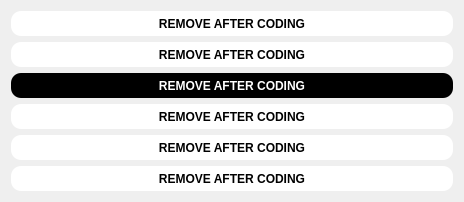
          <widget class="QWidget" name="scrollAreaWidgetContents_2">
           <property name="geometry">
            <rect>
             <x>0</x>
             <y>0</y>
             <width>464</width>
             <height>198</height>
            </rect>
           </property>
           <layout class="QVBoxLayout" name="verticalLayout_4">
            <item>
             <widget class="QPushButton" name="pushButton_6">
              <property name="minimumSize">
               <size>
                <width>433</width>
                <height>25</height>
               </size>
              </property>
              <property name="font">
               <font>
                <pointsize>9</pointsize>
                <weight>75</weight>
                <bold>true</bold>
               </font>
              </property>
              <property name="cursor">
               <cursorShape>PointingHandCursor</cursorShape>
              </property>
              <property name="styleSheet">
               <string notr="true">QPushButton::hover{
background-color: rgb(0, 0, 0);
color: rgb(255, 255, 255);
}

QPushButton {
background-color: rgb(255, 255, 255);
border-top-left-radius : 10px;
border-top-right-radius : 10px; 
border-bottom-left-radius : 10px; 
border-bottom-right-radius : 10px;
}</string>
              </property>
              <property name="text">
               <string>REMOVE AFTER CODING</string>
              </property>
             </widget>
            </item>
            <item>
             <widget class="QPushButton" name="pushButton_9">
              <property name="minimumSize">
               <size>
                <width>433</width>
                <height>25</height>
               </size>
              </property>
              <property name="font">
               <font>
                <pointsize>9</pointsize>
                <weight>75</weight>
                <bold>true</bold>
               </font>
              </property>
              <property name="cursor">
               <cursorShape>PointingHandCursor</cursorShape>
              </property>
              <property name="styleSheet">
               <string notr="true">background-color: rgb(255, 255, 255);
border-top-left-radius : 10px;
border-top-right-radius : 10px; 
border-bottom-left-radius : 10px; 
border-bottom-right-radius : 10px;</string>
              </property>
              <property name="text">
               <string>REMOVE AFTER CODING</string>
              </property>
             </widget>
            </item>
            <item>
             <widget class="QPushButton" name="pushButton_12">
              <property name="minimumSize">
               <size>
                <width>433</width>
                <height>25</height>
               </size>
              </property>
              <property name="font">
               <font>
                <pointsize>9</pointsize>
                <weight>75</weight>
                <bold>true</bold>
               </font>
              </property>
              <property name="cursor">
               <cursorShape>PointingHandCursor</cursorShape>
              </property>
              <property name="styleSheet">
               <string notr="true">color: rgb(255, 255, 255);
background-color: rgb(0, 0, 0);
border-top-left-radius : 10px;
border-top-right-radius : 10px; 
border-bottom-left-radius : 10px; 
border-bottom-right-radius : 10px;</string>
              </property>
              <property name="text">
               <string>REMOVE AFTER CODING</string>
              </property>
             </widget>
            </item>
            <item>
             <widget class="QPushButton" name="pushButton_11">
              <property name="minimumSize">
               <size>
                <width>433</width>
                <height>25</height>
               </size>
              </property>
              <property name="font">
               <font>
                <pointsize>9</pointsize>
                <weight>75</weight>
                <bold>true</bold>
               </font>
              </property>
              <property name="cursor">
               <cursorShape>PointingHandCursor</cursorShape>
              </property>
              <property name="styleSheet">
               <string notr="true">background-color: rgb(255, 255, 255);
border-top-left-radius : 10px;
border-top-right-radius : 10px; 
border-bottom-left-radius : 10px; 
border-bottom-right-radius : 10px;</string>
              </property>
              <property name="text">
               <string>REMOVE AFTER CODING</string>
              </property>
             </widget>
            </item>
            <item>
             <widget class="QPushButton" name="pushButton_7">
              <property name="minimumSize">
               <size>
                <width>433</width>
                <height>25</height>
               </size>
              </property>
              <property name="font">
               <font>
                <pointsize>9</pointsize>
                <weight>75</weight>
                <bold>true</bold>
               </font>
              </property>
              <property name="cursor">
               <cursorShape>PointingHandCursor</cursorShape>
              </property>
              <property name="styleSheet">
               <string notr="true">background-color: rgb(255, 255, 255);
border-top-left-radius : 10px;
border-top-right-radius : 10px; 
border-bottom-left-radius : 10px; 
border-bottom-right-radius : 10px;</string>
              </property>
              <property name="text">
               <string>REMOVE AFTER CODING</string>
              </property>
             </widget>
            </item>
            <item>
             <widget class="QPushButton" name="pushButton_8">
              <property name="minimumSize">
               <size>
                <width>433</width>
                <height>25</height>
               </size>
              </property>
              <property name="font">
               <font>
                <pointsize>9</pointsize>
                <weight>75</weight>
                <bold>true</bold>
               </font>
              </property>
              <property name="cursor">
               <cursorShape>PointingHandCursor</cursorShape>
              </property>
              <property name="styleSheet">
               <string notr="true">background-color: rgb(255, 255, 255);
border-top-left-radius : 10px;
border-top-right-radius : 10px; 
border-bottom-left-radius : 10px; 
border-bottom-right-radius : 10px;</string>
              </property>
              <property name="text">
               <string>REMOVE AFTER CODING</string>
              </property>
             </widget>
            </item>
           </layout>
          </widget>
